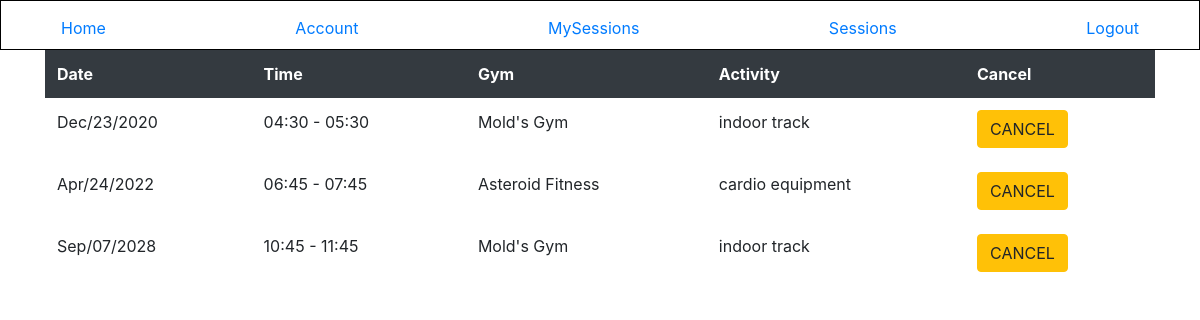
/account/joeflex/sessions (signed in), run on the app's committed database.
### gym_reservation/models/gym.py (models this page shows, shortened)
class Gym(db.Model):
    id = db.Column(db.Integer, primary_key=True)
    name = db.Column(db.String(20), unique=True, nullable=False)
    address = db.Column(db.String(120), nullable=False)
    phone = db.Column(db.String(12), nullable=False)
    email = db.Column(db.String(120), unique=True, nullable=False)
    sessions = db.relationship("GymSession")

### gym_reservation/models/gym_session.py (models this page shows, shortened)
class GymSession(db.Model):
    id = db.Column(db.Integer, primary_key=True)
    time_start = db.Column(db.DateTime, nullable=False, default=datetime.utcnow)
    time_end = db.Column(db.DateTime, nullable=False, default=datetime.utcnow)
    gym_id = db.Column(db.Integer, db.ForeignKey("gym.id"), nullable=False)
    capacity = db.Column(db.Integer, nullable=False)
    spots_remaining = db.Column(db.Integer, nullable=False)
    activity = db.Column(db.String, nullable=False)

### gym_reservation/accounts/routes.py (the view)
@accounts.route("/account/<username>/sessions", methods=["GET"])
@login_required
def user_sessions(username):
    if username == current_user.username:
        user_sessions = current_user.sessions
        gyms_and_sessions = convert_user_sessions_to_gym_sessions(user_sessions)
        return render_template("user_sessions.html", title="MySessions", sessions=gyms_and_sessions)
    else:
        return redirect(url_for("main.home"))

### gym_reservation/accounts/utils.py (called while the page is built)
def convert_user_sessions_to_gym_sessions(user_sessions):
    gym_sessions = []
    registered_session_ids = [s.session_id for s in user_sessions]
    gyms_and_sessions = db.session\
    .query(GymSession)\
    .filter(GymSession.time_start >= datetime.now())\
    .join(Gym)
    for user_session in user_sessions:
        gym_session = db.session\
        .query(GymSession)\
        .filter_by(id=user_session.session_id)\
        .filter(GymSession.time_end >= datetime.now())\
        .first()
        if gym_session:
            gym_session = gym_session.__dict__
            gym_session["name"] = Gym.query.filter_by(id=gym_session["gym_id"]).first().name
        gym_sessions.append(gym_session)
    gym_sessions = sorted(gym_sessions, key=lambda k: k["time_start"])
    return gym_sessions

### gym_reservation/models/user.py (called while the page is built)
@login_manager.user_loader
def load_user(user_id):
    return User.query.get(int(user_id))

### gym_reservation/templates/user_sessions.html
{% extends "layout.html" %}
{% block content %}
<body>
    <table style="width:100%" class="table table-hover table-borderless">
        <thead class="thead-dark">
            <tr>
                <th>Date</th>
                <th>Time</th>
                <th>Gym</th>
                <th>Activity</th>
                <th>Cancel</th>
            </tr>
        </thead>
        <tbody>
            {% for session in sessions %}
                <tr>
                    {% if session is not none %}
                        <td>{{ session.time_start.strftime("%b/%d/%Y") }}</td>
                        <td>{{ session.time_start.strftime("%H:%M") }} - {{ session.time_end.strftime("%H:%M") }}</td>
                        <td>{{ session.name }}</td>
                        <td>{{ session.activity }}</td>
                        <td>
                            <a href="{{ url_for("account.cancel_session", id=session.id, username=current_user.username) }}"><button class="btn btn-warning">CANCEL</button></a>
                        </td>
                    {% else %}
                        NONE
                    {% endif %}
                </tr>
            {% endfor %}
        </tbody>
    </table>
</body>
{% endblock content %}

### data on the page
Gym: name "Mold's Gym" "Mold's Gym"
GymSession: activity "indoor track"
Gym: name "Asteroid Fitness"
GymSession: activity "cardio equipment"
GymSession: activity "indoor track"

### other printed values
{{ session.time_start.strftime("%b/%d/%Y") }} "Dec/23/2020" "Apr/24/2022" "Sep/07/2028"
{{ session.time_start.strftime("%H:%M") }} "04:30" "06:45" "10:45"
{{ session.time_end.strftime("%H:%M") }} "05:30" "07:45" "11:45"
